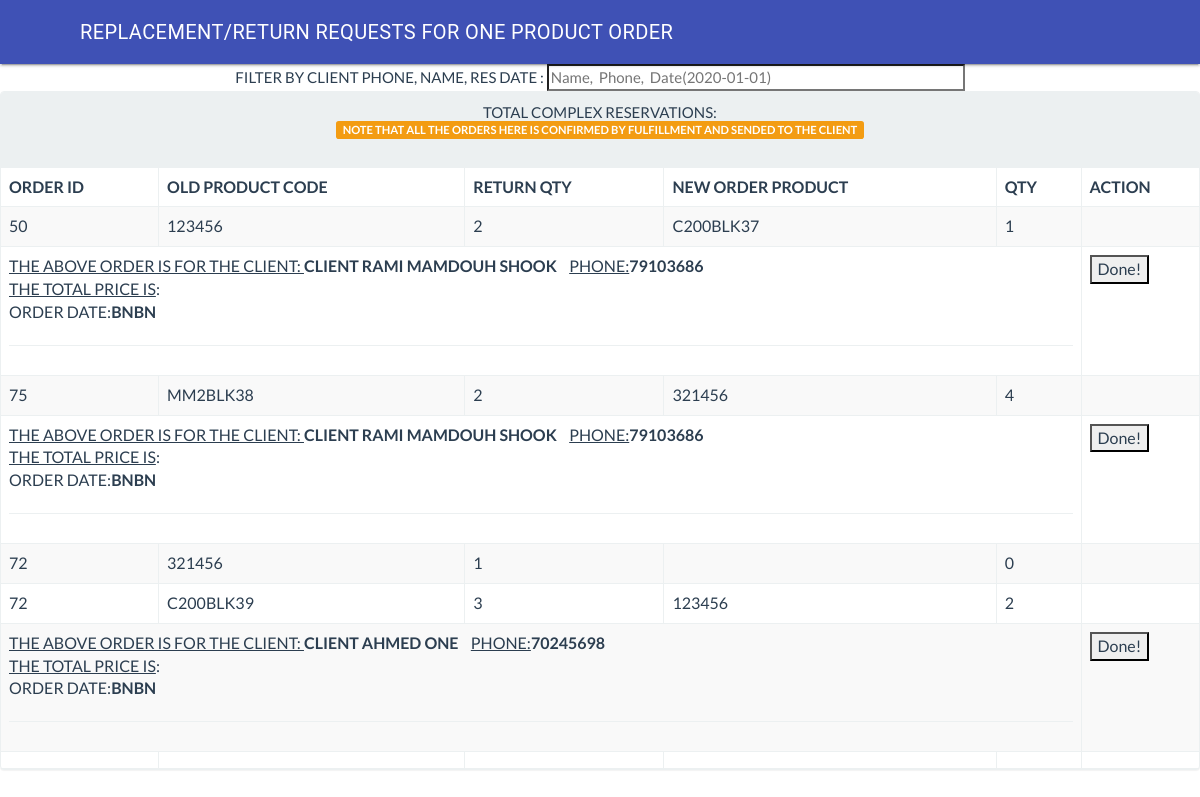
Screenshot of /Fulfillment/RequestsOne.php (signed in) with the database file from the repository.
### tables this page shows
CREATE TABLE `change_details` (
  `change_id` int(11) NOT NULL,
  `new_order_details_product_id` int(11) NOT NULL,
  `new_order_details_product_id_qty` int(11) NOT NULL,
  `change_price` int(11) NOT NULL,
  `change_status` text NOT NULL,
  `order_id` int(11) NOT NULL,
  `change_details_id` int(11) NOT NULL
);

CREATE TABLE `change_order` (
  `change_id` int(11) NOT NULL,
  `old_product_id` int(11) NOT NULL,
  `old_product_id_qty` int(11) NOT NULL,
  `order_id` int(11) NOT NULL
);

CREATE TABLE `products` (
  `product_id` int(11) NOT NULL,
  `Product_Name` text NOT NULL,
  `product_Code` text NOT NULL,
  `product_Size` text NOT NULL,
  `product_Color` text NOT NULL,
  `product_Quantity` int(11) NOT NULL,
  `product_Price` double NOT NULL,
  `product_Note` text DEFAULT NULL,
  `product_Availability` char(1) NOT NULL DEFAULT 'A' COMMENT 'A:Available,O:Out Of Stock',
  `product_photo_path` text NOT NULL,
  `Real_Size` double DEFAULT 0
);

CREATE TABLE `clients` (
  `client_id` int(11) NOT NULL,
  `client_FullName` varchar(50) NOT NULL,
  `client_Address` text NOT NULL,
  `client_Phone` text NOT NULL,
  `client_Notes` text DEFAULT NULL
);

### config.php (called while the page is built, shortened)
<?php
$connection = mysqli_connect('localhost', 'root', '','expo');
$select_db = mysqli_select_db($connection, 'expo');

### Fulfillment/RequestsOne.php (the view, shortened to what this page needs)
<html>
  <head>
          <link rel="stylesheet" type="text/css" href="../css/index.css">
		<link rel="stylesheet" href="../css/material.min.css">
<link rel="stylesheet" href="https://cdnjs.cloudflare.com/ajax/libs/font-awesome/4.2.0/css/font-awesome.min.css">
<link rel="stylesheet" type="text/css" href="../assets/bootstrap.css">
  </head>
  <body>
    <div class="mdl-layout mdl-js-layout mdl-layout--fixed-header">
      <header class="mdl-layout__header">
        <div class="mdl-layout__header-row">
          <span class="mdl-layout-title">Replacement/Return Requests For One Product Order</span>
      </header>
      <main class="mdl-layout__content">
        <div class="page-content">
		<div align="center">
          Filter By Client Phone, Name, Res Date : <input type="text" id="myInput" onkeyup="myFunction()" placeholder="Name,  Phone,  Date(2020-01-01)" title="Type The Client Name , Phone Or Date Code" size="50">
    <?PHP
require ("../config.php");
function getClientName($order_id){
    include ("../config.php");
    $q="SELECT client_FullName FROM clients,multiple_reserved where
    multiple_reserve_id= '$order_id' AND clients.client_id = multiple_reserved.multiple_reserve_client_id";
  $result=mysqli_query($connection,$q)or die(mysqli_error($connection));
  $data = mysqli_fetch_assoc($result);
  return (  $data['client_FullName'] );
}
function getClientPhone($order_id){
  include ("../config.php");
  $q="SELECT client_Phone FROM clients,multiple_reserved where
  multiple_reserve_id= '$order_id' AND clients.client_id = multiple_reserved.multiple_reserve_client_id";
$result=mysqli_query($connection,$q)or die(mysqli_error($connection));
$data = mysqli_fetch_assoc($result);
return (  $data['client_Phone'] );
}
function getProductCode($product_id){
  include("../config.php");
  $q="SELECT product_Code FROM products WHERE product_id= '$product_id' ";
  $result=mysqli_query($connection,$q)or die(mysqli_error($connection));
  $data = mysqli_fetch_assoc($result);
  return ( $data['product_Code'] );
}
     $q = mysqli_query($connection, "SELECT change_order.order_id,
      change_order.old_product_id, change_order.old_product_id_qty,
      change_details.new_order_details_product_id,
      change_details.new_order_details_product_id_qty,
       change_details.change_details_id
        FROM change_details ,change_order
        WHERE change_order.change_id = change_details.change_id")or die("error");
     echo '
    <div class="">
        <div class="panel panel-default">
          <div class="panel-heading no-collapse">  <center>Total Complex Reservations: <span class="label label-warning" id="rescc"></span>
           <br><span class="label label-warning"><b> Note That All The Orders Here Is Confirmed By Fulfillment And Sended To The Client </b></span>
         <BR> <BR>
           </center></div>
          <table class="table table-bordered table-striped" id="productTable">
              <thead>
                <tr>
                  <th>Order Id</th>
                  <th>old Product Code</th>
                  <th>Return Qty</th>
                  <th>New Order Product</th>
                  <th>Qty</th>
                  <th>Action</th>
                </tr>
              </thead>
              <tbody>';
$rowcounter=1;
  while($row = mysqli_fetch_assoc($q)){
    $TMP_order_id = $row['order_id'];
      $queryz = "sELECT count(*) as counts from change_details WHERE change_details.order_id= '$TMP_order_id'";
    $countquery=mysqli_query($connection, $queryz);
    $data=mysqli_fetch_assoc($countquery);
              echo '
              <tr id="tr'.$row['order_id'].'">
              <td>'.$row['order_id'].'</td>
              <td id='.$row['old_product_id'].'>'.getProductCode($row['old_product_id']).'</td>
              <td>'.$row['old_product_id_qty'].'</td>
              <td id='.$row['new_order_details_product_id'].'>'.getProductCode($row['new_order_details_product_id']).'</td>
              <td>'.$row['new_order_details_product_id_qty'].'</td>
                  <td>';
                  if($data['counts'] == $rowcounter){
                      echo '</tr> <tr> <td colspan="5"> ';
                      echo "<u>The Above Order Is For The Client: </u><strong>".getClientName($TMP_order_id)."</strong>&nbsp; &nbsp;
                       <u> Phone:</u><strong>".getClientPhone($TMP_order_id)."</strong><br><u>The Total Price Is</u>:<strong> </strong> <br>Order Date:<strong>bnbn</strong><hr></td>";
                    echo ' <td> <input type="button" id="'.$TMP_order_id.'" onclick="Sended('.$TMP_order_id.')" value="Done!"></input> ';
                  }else{
                      $rowcounter ++;
                  }
                  }
                  echo '
                 <tr><td> </<td><td> </<td><td> </<td><td> </<td><td> </<td><td> </<td> </tr>
                 <tr></tr> </tbody> </table>
';
?>
		</div>
      </main>
    </div>
  </body>
</html>

### css/index.css (style rules this page uses)
* { -webkit-tap-highlight-color: rgba(0,0,0,0); }
body { -webkit-touch-callout: none; -webkit-text-size-adjust: none; -webkit-user-select: none; background-color:#E4E4E4; background-image:linear-gradient(top, #A7A7A7 0%, #E4E4E4 51%); font-family: system-ui, -apple-system, -apple-system-font, 'Segoe UI', 'Roboto', sans-serif; font-size:12px; height:100vh; margin:0px; padding:0px; padding: env(safe-area-inset-top, 0px) env(safe-area-inset-right, 0px) env(safe-area-inset-bottom, 0px) env(safe-area-inset-right, 0px); text-transform:uppercase; width:100%; }

### rows the page displays
change_details: change.order_id "50", change.product_Code "123456", change.old_product_id_qty "2", new_order_details_product.product_Code "C200BLK37", new_order_details_product_id_qty "1", change.client_FullName "CLIENT RAMI MAMDOUH SHOOK", change.client_Phone "79103686"
change_details: change.order_id "75", change.product_Code "MM2BLK38", change.old_product_id_qty "2", new_order_details_product.product_Code "321456", new_order_details_product_id_qty "4", change.client_FullName "CLIENT RAMI MAMDOUH SHOOK", change.client_Phone "79103686"
change_details: change.order_id "72", change.product_Code "321456", change.old_product_id_qty "1", new_order_details_product_id 0 (drawn), new_order_details_product_id_qty "0"
change_details: change.order_id "72", change.product_Code "C200BLK39", change.old_product_id_qty "3", new_order_details_product.product_Code "123456", new_order_details_product_id_qty "2", change.client_FullName "CLIENT AHMED ONE", change.client_Phone "70245698"
